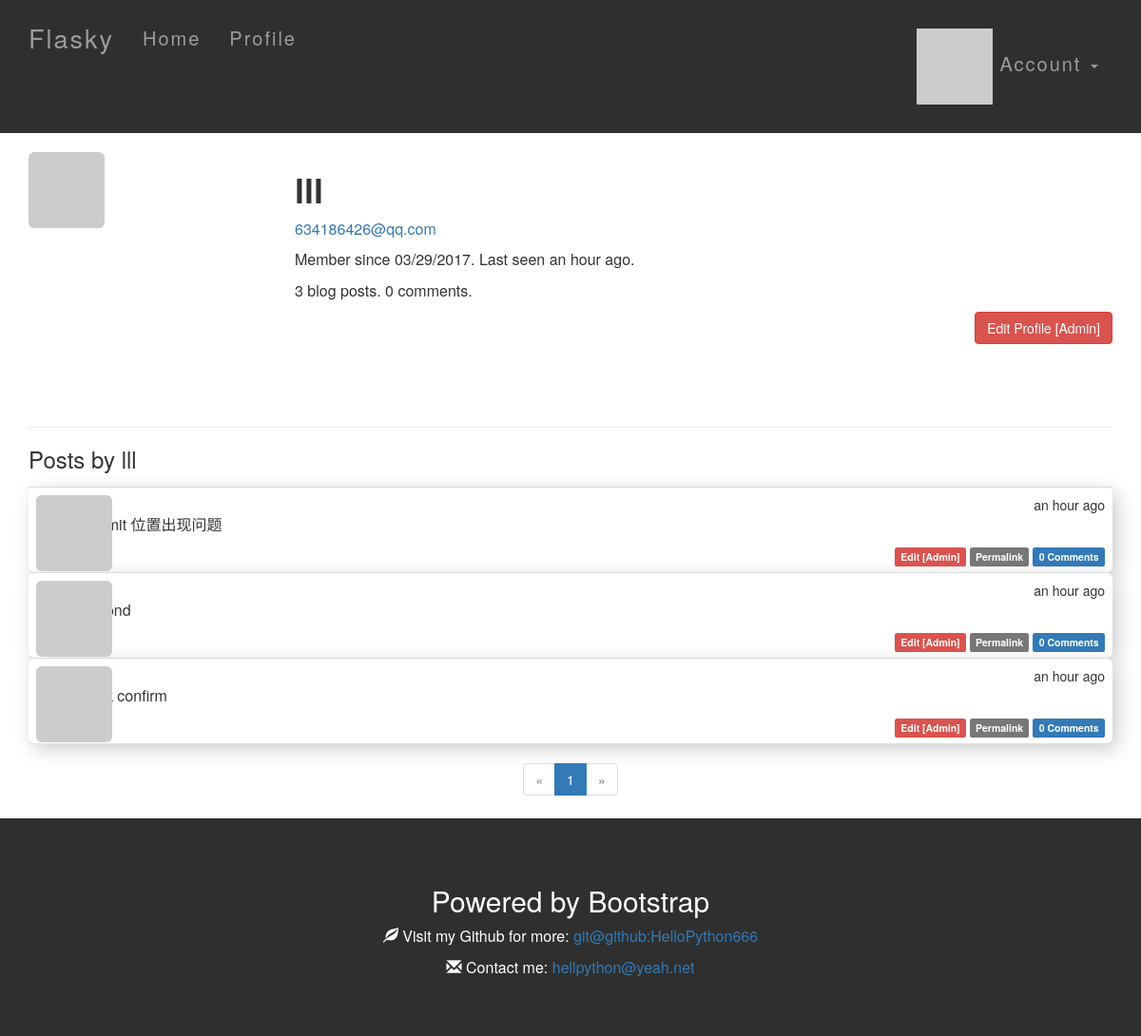
Screenshot of /user/lll (signed in) with the database file from the repository.
### app/models.py (models this page shows, shortened)
class User(UserMixin,db.Model):
    __tablename__ = 'users'
    sqlite_autoincrement = True
    id = db.Column(db.Integer, primary_key=True)
    email = db.Column(db.String(64), unique=True, index=True)
    username = db.Column(db.String(64), unique=True, index=True)
    role_id = db.Column(db.Integer, db.ForeignKey('roles.id'))
    password_hash = db.Column(db.String(128))
    confirmed = db.Column(db.Boolean, default=False)
    name = db.Column(db.String(64))
    location = db.Column(db.String(64))
    about_me = db.Column(db.Text())
    member_since = db.Column(db.DateTime(), default=datetime.utcnow)
    last_seen = db.Column(db.DateTime(), default=datetime.utcnow)
    avatar_hash = db.Column(db.String(32))
    posts = db.relationship('Post', backref='author', lazy='dynamic')  # posts和comments都需要关联author表
    comments = db.relationship('Comment', backref='author', lazy='dynamic')
    @property
    def password(self):  # 若尝试读取password属性的值,则产生错误提示,hash过程不可逆
        raise AttributeError('password is not a readable attribute')
    def can(self, permissions):
        return self.role is not None and \
               (self.role.permissions & permissions) == permissions
    def is_administrator(self):
        return self.can(Permission.ADMINISTER)
    def ping(self):
        self.last_seen = datetime.utcnow()
        db.session.add(self)
    def gravatar(self, size=100, default='identicon', rating='g'):
        if request.is_secure:
            url = 'https://secure.gravatar.com/avatar'
        else:
            url = 'http://cn.gravatar.com/avatar'
        hash = self.avatar_hash or hashlib.md5(self.email.encode('utf-8')).hexdigest()
        return '{url}/{hash}?s={size}&d={default}&r={rating}'.format(
            url=url, hash=hash, size=size, default=default, rating=rating)

class Post(db.Model):
    __tablename__ = 'posts'
    id = db.Column(db.Integer, primary_key=True)
    body = db.Column(db.Text)
    timestamp = db.Column(db.DateTime, index=True, default=datetime.utcnow)
    author_id = db.Column(db.Integer, db.ForeignKey('users.id'))
    body_html = db.Column(db.Text)
    comments = db.relationship('Comment', backref='post', lazy='dynamic')

### app/main/views.py (the view)
@main.route('/user/<username>')
def user(username):
    user = User.query.filter_by(username=username).first_or_404()  # 非常简洁的写法
    page = request.args.get('page', 1, type=int)
    pagination = user.posts.order_by(Post.timestamp.desc()).paginate(
        page, per_page=7,
        error_out=False)
    posts = pagination.items
    return render_template('user.html', user=user, posts=posts,
                           pagination=pagination)

### app/auth/views.py (called while the page is built)
@auth.before_app_request
def before_request():
    if current_user.is_authenticated:
        current_user.ping()
        if not current_user.confirmed \
                and request.endpoint[:5] != 'auth.' \
                and request.endpoint != 'static':
            return redirect(url_for('auth.unconfirmed'))

### app/main/__init__.py (called while the page is built)
@main.app_context_processor  # 把permission类加入模板
def inject_permissions():
    return dict(Permission=Permission)

### app/models.py (called while the page is built)
@login_manager.user_loader  # 回调函数，用来加载用户，不然就会提示User没有登陆激活了（'User' object has no attribute 'is_active'）
def load_user(user_id):
    return User.query.get(int(user_id))

### app/templates/user.html (shortened to what this page needs)
{% extends "base.html" %}
{% import "_macros.html" as macros %}
{% block post_content %}
<div class="page-header">
    <img class="img-rounded profile-thumbnail" src="{{ user.gravatar(size=256) }}">
    <div class="profile-header">
        <h1>{{ user.username }}</h1>
        {% if current_user.is_administrator() %}
         <p><a href="mailto:{{ user.email }}">{{ user.email }}</a></p>
        {% endif %}
        <p>Member since {{ moment(user.member_since).format('L') }}. Last seen {{ moment(user.last_seen).fromNow() }}.</p>
        <p>{{ user.posts.count() }} blog posts. {{ user.comments.count() }} comments.</p>
        <p>
            {% if current_user.is_administrator() %}
            <a class="btn btn-danger" href="{{ url_for('.edit_profile_admin', id=user.id) }}">Edit Profile [Admin]</a>
            {% endif %}
        </p>
    </div>
</div>
<h3>Posts by {{ user.username }}</h3>
{% include '_posts.html' %}
{% if pagination %}
<div class="pagination">
    {{ macros.pagination_widget(pagination, '.user', username=user.username) }}
</div>
{% endif %}
{% endblock %}

### app/templates/base.html (shortened to what this page needs)
{% extends "bootstrap/base.html" %}
{% block head %}
{{ super() }}
<link rel="stylesheet" type="text/css" href="{{ url_for('static', filename='styles.css') }}">
{% endblock %}
{% block navbar %}
<div class="navbar navbar-inverse bg-4" role="navigation">
    <div class="container bg-4">
        <div class="navbar-header bg-4">
            <a class="navbar-brand" href="{{ url_for('main.index') }}">Flasky</a>
        </div>
        <div class="navbar-collapse collapse">
            <ul class="nav navbar-nav">
                <li><a href="{{ url_for('main.index') }}">Home</a></li>
                {% if current_user.is_authenticated %}
                <li><a href="{{ url_for('main.user', username=current_user.username) }}">Profile</a></li>
                {% endif %}
            </ul>
            <ul class="nav navbar-nav navbar-right">
                {% if current_user.is_authenticated %}
                <li class="dropdown">
                    <a href="#" class="dropdown-toggle" data-toggle="dropdown">
                        <img src="{{ current_user.gravatar(size=18) }}">
                        Account <b class="caret"></b>
                    </a>
                </li>
                {% else %}
                <li><a href="{{ url_for('auth.login') }}">Log In</a></li>
                {% endif %}
            </ul>
        </div>
    </div>
</div>
{% endblock %}
{% block content %}
<div class="container">
{% block post_content %}{% endblock %}
</div>
<footer class="container-fluid bg-4 text-center">
  <h2>Powered by Bootstrap</h2>
  <p><span class="glyphicon glyphicon-leaf"></span> Visit my Github for more:
    <a href="https://github.com/HelloPython666" target="_blank">
      git@github:HelloPython666
    </a>
  </p>
  <p> <span class="glyphicon glyphicon-envelope"></span> Contact me: <a href="mailto:hellpython@yeah.net ">hellpython@yeah.net </a></p>
</footer>
{% endblock %}

### app/templates/_macros.html
{% macro pagination_widget(pagination, endpoint, fragment='') %}
<ul class="pagination">
    <li {% if not pagination.has_prev %} class="disabled"{% endif %}>
        <a href="{% if pagination.has_prev %}{{ url_for(endpoint, page=pagination.prev_num, **kwargs) }}{{ fragment }}{% else %}#{% endif %}">
            &laquo;
        </a>
    </li>
    {% for p in pagination.iter_pages() %}
        {% if p %}
            {% if p == pagination.page %}
            <li class="active">
                <a href="{{ url_for(endpoint, page = p, **kwargs) }}{{ fragment }}">{{ p }}</a>
            </li>
            {% else %}
            <li>
                <a href="{{ url_for(endpoint, page = p, **kwargs) }}{{ fragment }}">{{ p }}</a>
            </li>
            {% endif %}
        {% else %}
        <li class="disabled"><a href="#">&hellip;</a></li>
        {% endif %}
    {% endfor %}
    <li {% if not pagination.has_next %} class="disabled"{% endif %}>
        <a href="{% if pagination.has_next %}{{ url_for(endpoint, page=pagination.next_num, **kwargs) }}{{ fragment }}{% else %}#{% endif %}">
            &raquo;
        </a>
    </li>
</ul>
{% endmacro %}

### app/templates/_posts.html
<ul class="posts">
    {% for post in posts %}
    <li class="post shadow frame">
        <div class="post-thumbnail">
            <a href="{{ url_for('.user', username=post.author.username) }}">
                <img class="img-rounded profile-thumbnail" src="{{ post.author.gravatar(size=40) }}">
            </a>
        </div>
        <div class="post-content">
            <div class="post-date">{{ moment(post.timestamp).fromNow() }}</div>
            <div class="post-author"><a href="{{ url_for('.user', username=post.author.username) }}">{{ post.author.username }}</a></div>
            <div class="post-body">
                {% if post.body_html %}
                    {{ post.body_html | safe }}
                {% else %}
                    {{ post.body }}
                {% endif %}
            </div>
            <div class="post-footer">
                 {% if current_user == post.author %}
                <a href="{{ url_for('.edit', id=post.id) }}">
                    <span class="label label-primary">Edit</span>
                </a>
                {% elif current_user.is_administrator() %}
                <a href="{{ url_for('.edit', id=post.id) }}">
                    <span class="label label-danger">Edit [Admin]</span>
                </a>
                {% endif %}
                <a href="{{ url_for('.post', id=post.id) }}">
                    <span class="label label-default">Permalink</span>
                </a>
                 <a href="{{ url_for('.post', id=post.id) }}#comments">
                    <span class="label label-primary">{{ post.comments.count() }} Comments</span>
                </a>
            </div>
        </div>
    </li>
    {% endfor %}
</ul>

### app/static/styles.css (style rules this page uses)
.btn { float: right; }
.container-fluid { padding-top: 50px; padding-bottom: 50px; }
.shadow { box-shadow: 5px 5px 20px #CCC; }
.frame { border-radius: 6px; }
.page-header { padding-top: 20px; margin: 0 0 20px; }
.navbar { padding-top: 15px; padding-bottom: 15px; border: 0; border-radius: 0; margin-bottom: 0; }
.profile-thumbnail { position: absolute; }
.profile-header { min-height: 260px; margin-left: 280px; }
ul.posts { list-style-type: none; padding: 0px; margin: 16px 0px 0px 0px; border-top: 1px solid #e0e0e0; }
ul.posts li.post { padding: 8px; border-bottom: 1px solid #e0e0e0; }
div.post-date { float: right; }
div.post-author { font-weight: bold; }
div.post-thumbnail { position: absolute; }
div.post-content { margin-left: 48px; min-height: 48px; }
div.post-footer { text-align: right; }
div.pagination { width: 100%; text-align: center; padding: 0px; margin: 0px; }

### app/static/typography.css (style rules this page uses)
h1,h2,h3,h4,h5 { font-weight: bold; }
.navbar-brand { font-size: 27px; }
p { font-size: 16px; }
.navbar { font-size: 20px; letter-spacing: 2px; }
.post-body h1,h2,h3,h4,h5 { font-weight: normal; }
div.post-footer { text-align: right; }

### app/static/color.css (style rules this page uses)
.frame { background-color: #FFF; }
.bg-4 { background-color: #2f2f2f; color: #ffffff; }

### rows the page displays
User: username "lll", email "634186426@qq.com", member_since "03/29/2017", last_seen "an hour ago"
Post: timestamp "an hour ago", body_html "submit 位置出现问题", comments.count "0"
Post: timestamp "an hour ago", comments.count "0"
Post: timestamp "an hour ago", body_html "flask confirm", comments.count "0"

### other values shown
{{ user.posts.count() }} "3"
{{ user.comments.count() }} "0"
{{ p }} "1"
